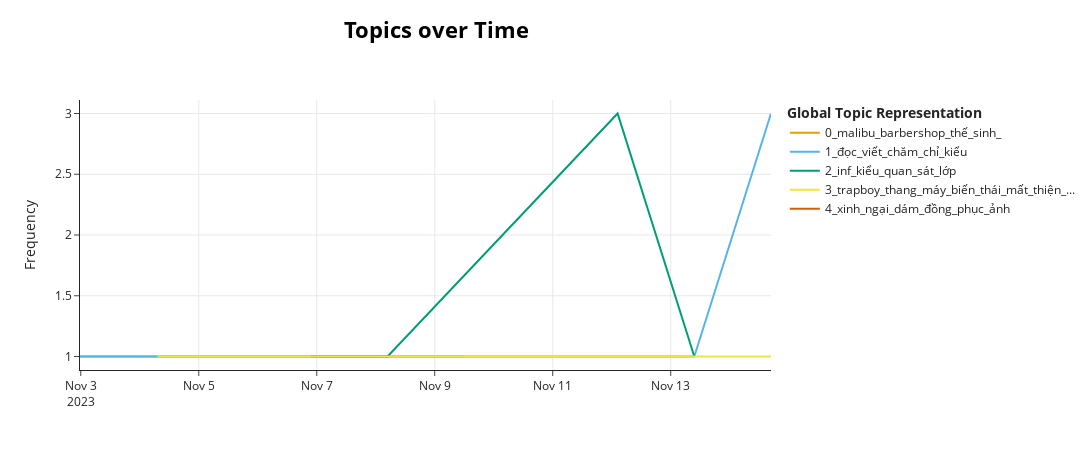

This figure's notebook cell:
### Code cell
topic_model.visualize_topics_over_time(topics_over_time)

### Figure 1 — Plotly figure (JSON) as saved in the notebook; plotly's stock layout.template omitted (floating-point values rounded to 4 significant figures)
{"data": [{"hoverinfo": "text", "hovertext": ["<b>Topic 0</b><br>Words: barbershop, malibu, thế_sinh, , ", "<b>Topic 0</b><br>Words: malibu, công_tác, , , "], "marker": {"color": "#E69F00"}, "mode": "lines", "name": "0_malibu_barbershop_thế_sinh_", "type": "scatter", "x": ["2023-11-02T23:41:16.800000", "2023-11-09T12:00:00"], "y": [1, 1]}, {"hoverinfo": "text", "hovertext": ["<b>Topic 1</b><br>Words: chăm_chỉ, học, miễn_sao, u_uất, sợ_kì", "<b>Topic 1</b><br>Words: blamình, hòa, đọc, nhanh_chóng, hôm_nay", "<b>Topic 1</b><br>Words: viết, củng_đọc, đa_sắc, tuần_mong, trải", "<b>Topic 1</b><br>Words: ăn_xin, xin_xỏ, mìnhxem_luyện, nhăn_nhó, max_tai", "<b>Topic 1</b><br>Words: đọc, yên_tĩnh, thư_viện, viết, học", "<b>Topic 1</b><br>Words: phũ, viết, teamwork, không_gian, kiểu"], "marker": {"color": "#56B4E9"}, "mode": "lines", "name": "1_đọc_viết_chăm_chỉ_kiểu", "type": "scatter", "x": ["2023-11-02T23:41:16.800000", "2023-11-06T21:36:00", "2023-11-08T04:48:00", "2023-11-12T02:24:00", "2023-11-13T09:36:00", "2023-11-14T16:48:00"], "y": [1, 1, 1, 1, 1, 3]}, {"hoverinfo": "text", "hovertext": ["<b>Topic 2</b><br>Words: liếc, giả_vờ, buông, hỏi_han, cảm_xúc", "<b>Topic 2</b><br>Words: xà_phòng, nhà_vệ_sinh, vòi_xịt, rửa, vệ_sinh", "<b>Topic 2</b><br>Words: inf, chào_admin, thằng, chụp, admin", "<b>Topic 2</b><br>Words: tốt_bụng, ptit_nha, nhà_xe, iu, niềm"], "marker": {"color": "#009E73"}, "mode": "lines", "name": "2_inf_kiểu_quan_sát_lớp", "type": "scatter", "x": ["2023-11-06T21:36:00", "2023-11-08T04:48:00", "2023-11-12T02:24:00", "2023-11-13T09:36:00"], "y": [1, 1, 3, 1]}, {"hoverinfo": "text", "hovertext": ["<b>Topic 3</b><br>Words: trapboy, sợ_trai, it_trường, it, mất_thiện_cảm", "<b>Topic 3</b><br>Words: thang_máy, trapboy, thang, mất_thiện_cảm, kẹp", "<b>Topic 3</b><br>Words: thang_máy, biến_thái, chạm, gạt, trapboy"], "marker": {"color": "#F0E442"}, "mode": "lines", "name": "3_trapboy_thang_máy_biến_thái_mất_thiện_...", "type": "scatter", "x": ["2023-11-04T07:12:00", "2023-11-09T12:00:00", "2023-11-14T16:48:00"], "y": [1, 1, 1]}, {"hoverinfo": "text", "hovertext": ["<b>Topic 4</b><br>Words: xinh_ngại, dám, đồng_phục, ảnh, thi"], "marker": {"color": "#D55E00"}, "mode": "lines", "name": "4_xinh_ngại_dám_đồng_phục_ảnh", "type": "scatter", "x": ["2023-11-06T21:36:00"], "y": [1]}], "layout": {"height": 450, "hoverlabel": {"bgcolor": "white", "font": {"family": "Rockwell", "size": 16}}, "legend": {"title": {"text": "<b>Global Topic Representation"}}, "title": {"font": {"color": "Black", "size": 22}, "text": "<b>Topics over Time</b>", "x": 0.4, "xanchor": "center", "y": 0.95, "yanchor": "top"}, "width": 1250, "xaxis": {"showgrid": true}, "yaxis": {"showgrid": true, "title": {"text": "Frequency"}}}}
